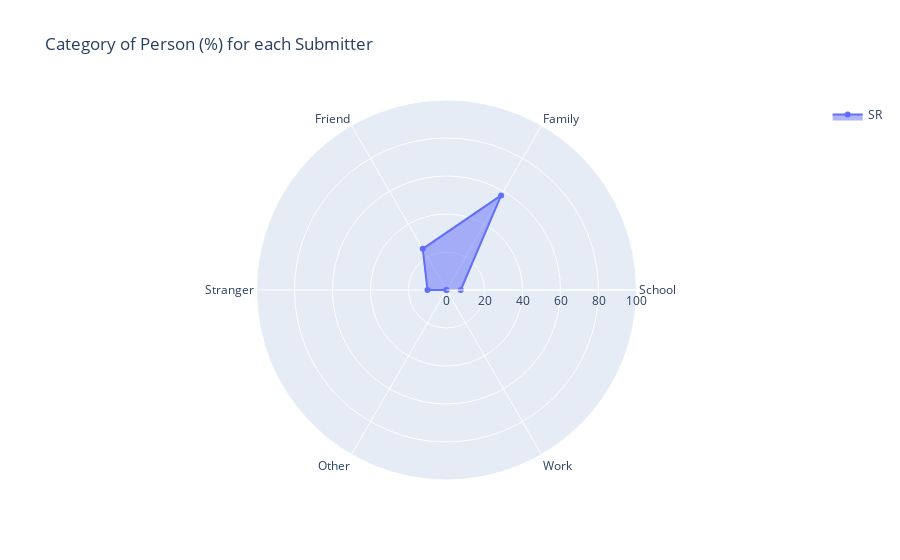

Notebook source saved alongside this figure:
### Markdown cell above
I have a well-diversified circle, although my family is a little lower than the others. This is because I am living by myself with my parents being in Winnipeg, and the only interaction we get is though video calls once a week. The Other category is above average in my spider web interaction, I was actively applying for job interviews and this exposed me to a lot of people, in addition, there were a couple of different types of people, I interacted with that we did not have a category for, like my fitness group I work out with each morning and my priest.

### Code cell
createSpiderPlot(shaina_df)

### Figure 1 — Plotly figure (JSON) as saved in the notebook; plotly's stock layout.template omitted (floating-point values rounded to 4 significant figures)
{"data": [{"fill": "toself", "name": "SR", "r": [7.5, 57.5, 25, 10, 0, 0], "theta": ["School", "Family", "Friend", "Stranger", "Other", "Work"], "type": "scatterpolar"}], "layout": {"polar": {"radialaxis": {"range": [0, 100], "visible": true}}, "showlegend": true, "title": {"text": "Category of Person (%) for each Submitter"}}}
